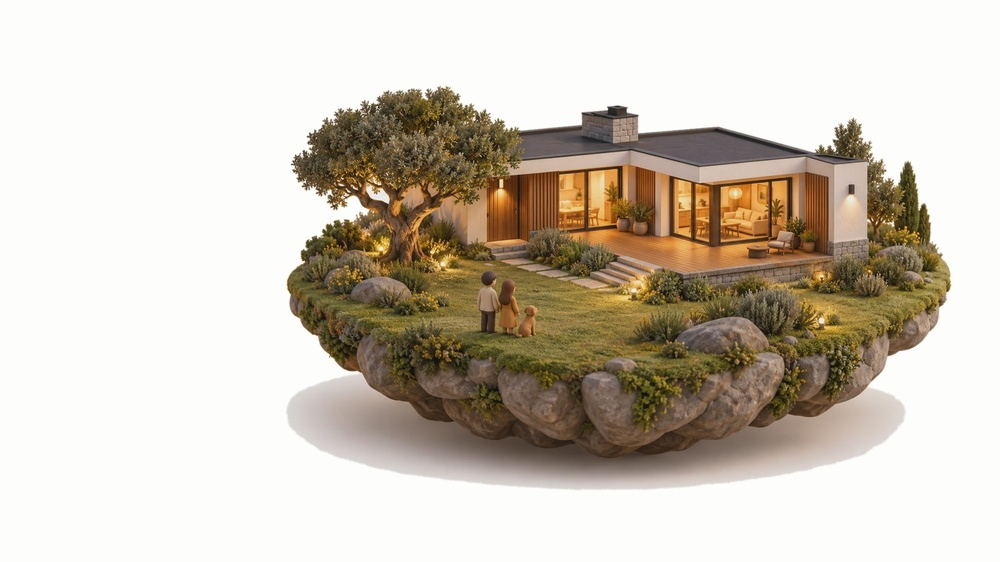
#> input picture forma/world/sources/home.jpg, 1000 x 562 px, shrunk from 1920 x 1080 before the run
$ python knockout.py sources/home.jpg sources/inside.jpg
#> lines starting #> are read from the running program, lines starting #| are printed output that depends on the picture
#!/usr/bin/env python3
"""Background knockout for the 3D island images (adapted from the scroll-world skill's
references/knockout.py).

The generated images have a light-grey background with a thin near-white rim at the very
edge, so the skill's version (which samples the corner pixels) would match the rim, not
the background. This copy trims the rim first, samples the background a little inside
each corner, then flood-fills from the borders — so colours inside the island that
happen to match the background are kept.

Usage: python3 world/knockout.py in.png out.png    (TOL env var, default 34)
"""
import os
import sys
from collections import deque
from PIL import Image, ImageFilter

TOL = float(os.environ.get("TOL", "34"))  # RGB distance counted as background
RIM = 8  # px trimmed from each edge (the near-white rim)


def knock(inp, outp):
#> called with inp = 'sources/home.jpg', outp = 'sources/inside.jpg'
    im = Image.open(inp).convert("RGB")
#> im is the input picture: PIL image 1000x562 RGB; mean R, G, B 206, 197.3, 184.3
    w, h = im.size
#> w = 1000; h = 562
    im = im.crop((RIM, RIM, w - RIM, h - RIM))
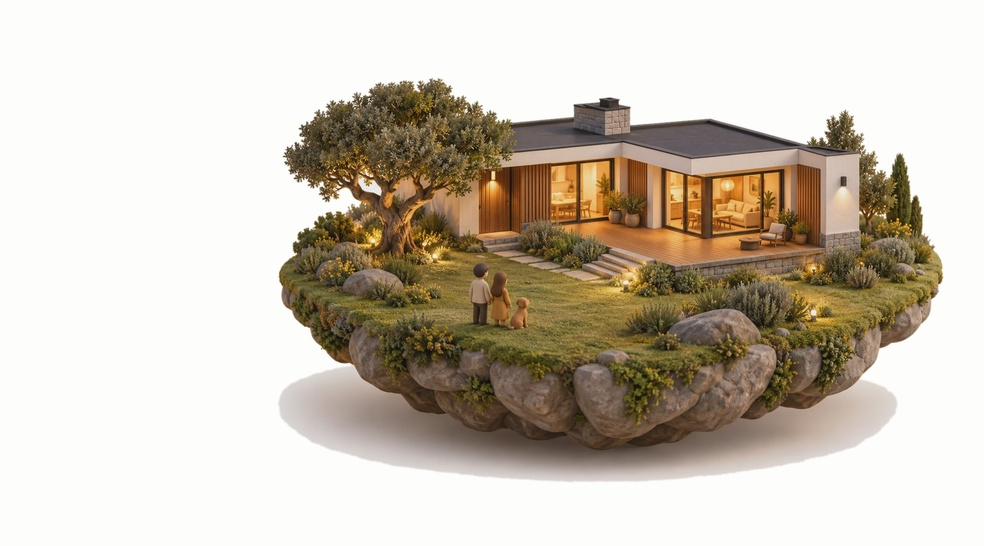
#> im: PIL image 984x546 RGB; mean R, G, B 203.8, 194.7, 181.2
    w, h = im.size
#> w = 984; h = 546
    px = im.load()

    pts = [(16, 16), (w - 17, 16), (16, h - 17), (w - 17, h - 17)]
    cr, cg, cb = (sum(px[x, y][c] for x, y in pts) // 4 for c in range(3))
#> cr = 253; cg = 253; cb = 251
    tol2 = TOL * TOL

    def is_bg(x, y):
        r, g, b = px[x, y]
        return (r - cr) ** 2 + (g - cg) ** 2 + (b - cb) ** 2 <= tol2

    bg = bytearray(w * h)
    seen = bytearray(w * h)
    dq = deque()
    edge = [(x, y) for x in range(w) for y in (0, h - 1)] + [(x, y) for y in range(h) for x in (0, w - 1)]
    for x, y in edge:
        i = y * w + x
        if not seen[i]:
            seen[i] = 1
            if is_bg(x, y):
                bg[i] = 1
                dq.append((x, y))
    while dq:
        x, y = dq.popleft()
        for nx, ny in ((x + 1, y), (x - 1, y), (x, y + 1), (x, y - 1)):
            if 0 <= nx < w and 0 <= ny < h:
                i = ny * w + nx
                if not seen[i]:
                    seen[i] = 1
                    if is_bg(nx, ny):
                        bg[i] = 1
                        dq.append((nx, ny))
#> this loop made 323132 passes
#> (x, y) on passes 4 to 6: (1, 545), (2, 0), (2, 545)

    alpha = Image.new("L", (w, h), 255)
#> alpha: PIL image 984x546 L; every value is 255
    ap = alpha.load()
    for y in range(h):
        base = y * w
        for x in range(w):
            if bg[base + x]:
                ap[x, y] = 0
    alpha = alpha.filter(ImageFilter.GaussianBlur(1.4))  # soften the cut edge
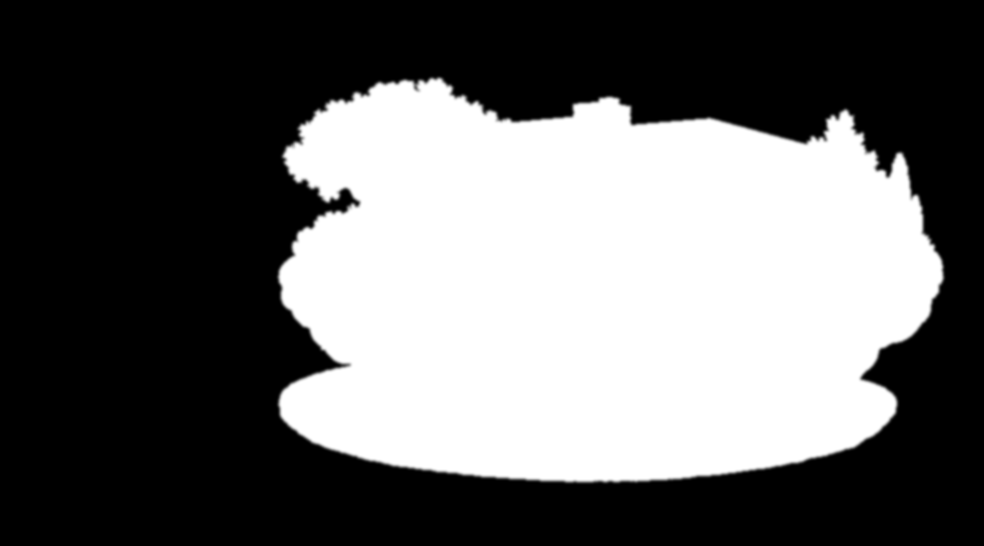
#> alpha: PIL image 984x546 L; min 0, max 255, mean 101.6
    out = im.convert("RGBA")
    out.putalpha(alpha)
    out.save(outp)
    print(f"knocked {inp} (bg rgb {cr},{cg},{cb})")
#| knocked sources/home.jpg (bg rgb 253,253,251)


if __name__ == "__main__":
    knock(sys.argv[1], sys.argv[2])

$ run again, on forma/world/sources/site.jpg
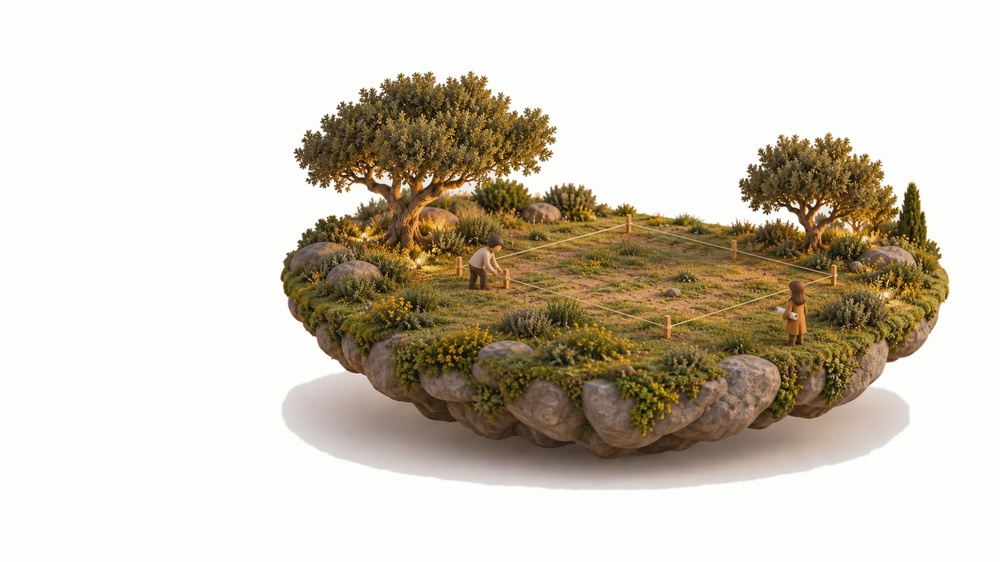
#> input picture forma/world/sources/site.jpg, 1000 x 562 px, shrunk from 1920 x 1080 before the run
#> in knock, im is the input picture: PIL image 1000x562 RGB; mean R, G, B 208.7, 200.4, 186.1
#> in knock, `im = im.crop((RIM, RIM, w - RIM, h - RIM))`:
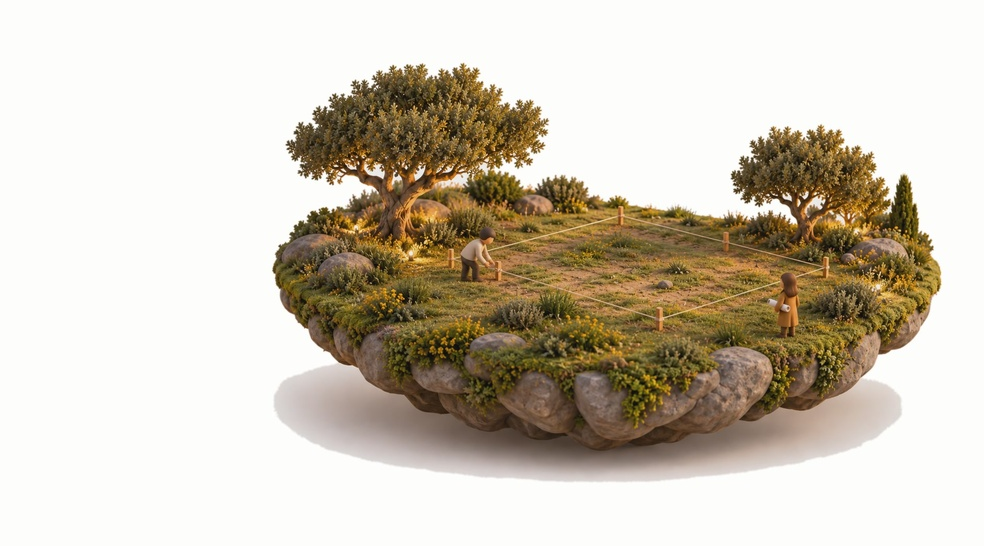
#> im: PIL image 984x546 RGB; mean R, G, B 206.6, 197.9, 183.1
#> cr = 253; cb = 251
#> the loop in knock, `while dq:` made 337248 passes
#> (x, y) on passes 4 to 6: (1, 545), (2, 0), (2, 545)
#> in knock, `alpha = alpha.filter(ImageFilter.GaussianBlur(1.4))`:
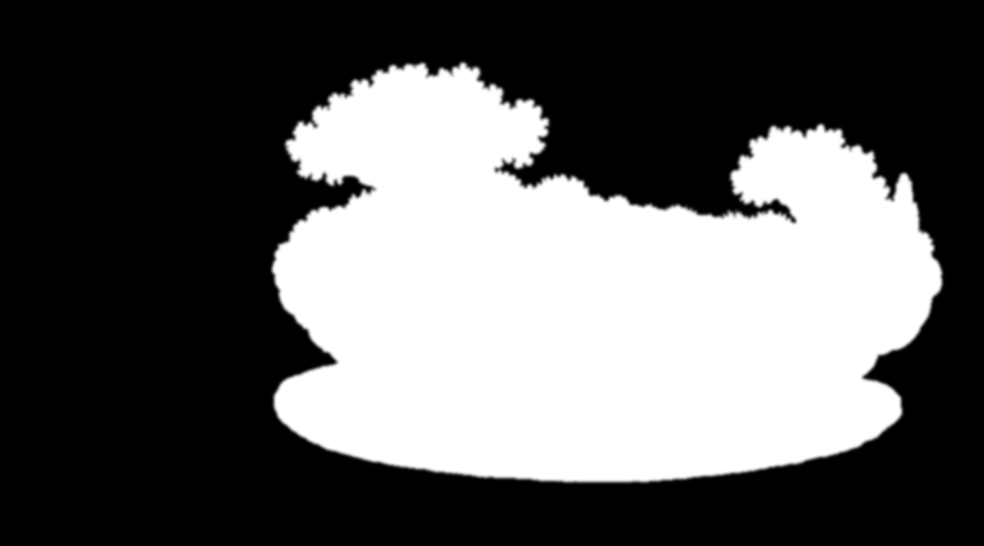
#> alpha: PIL image 984x546 L; min 0, max 255, mean 94.9
#| knocked sources/site.jpg (bg rgb 253,253,251)

$ run again, on forma/world/sources/sketch.jpg
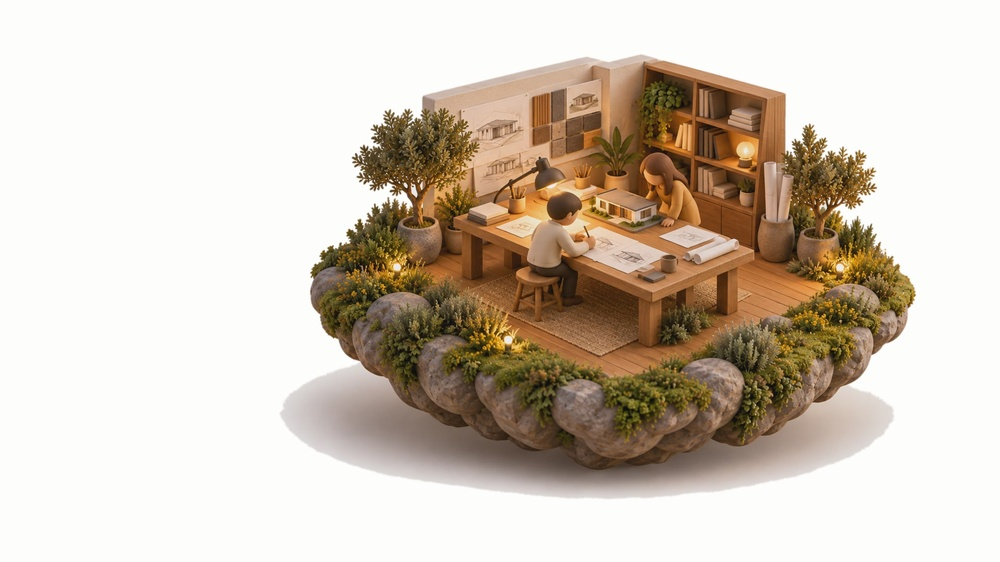
#> input picture forma/world/sources/sketch.jpg, 1000 x 562 px, shrunk from 1920 x 1080 before the run
#> in knock, im is the input picture: PIL image 1000x562 RGB; mean R, G, B 209.8, 198.2, 184.7
#> in knock, `im = im.crop((RIM, RIM, w - RIM, h - RIM))`:
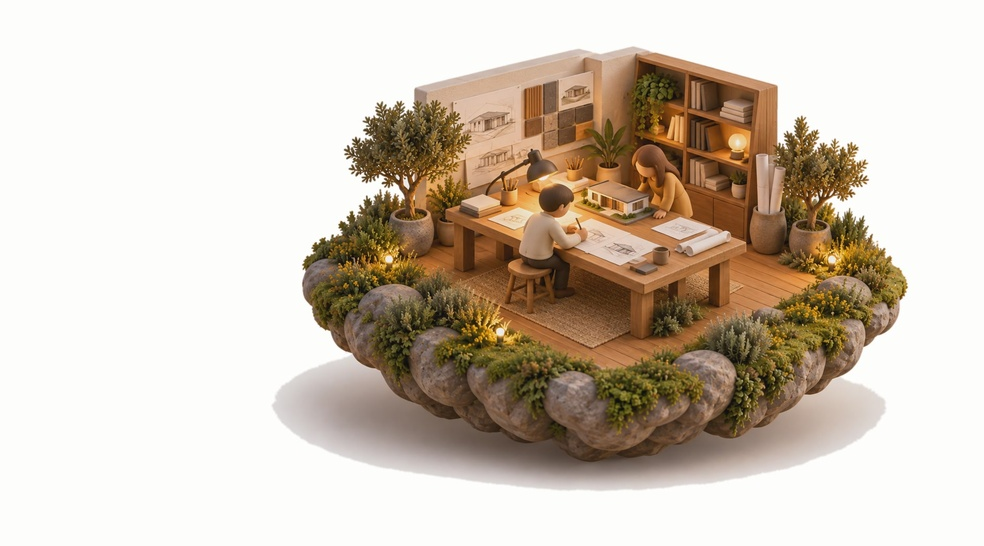
#> im: PIL image 984x546 RGB; mean R, G, B 207.8, 195.6, 181.6
#> cr = 253; cb = 251
#> the loop in knock, `while dq:` made 322874 passes
#> (x, y) on passes 4 to 6: (1, 545), (2, 0), (2, 545)
#> in knock, `alpha = alpha.filter(ImageFilter.GaussianBlur(1.4))`:
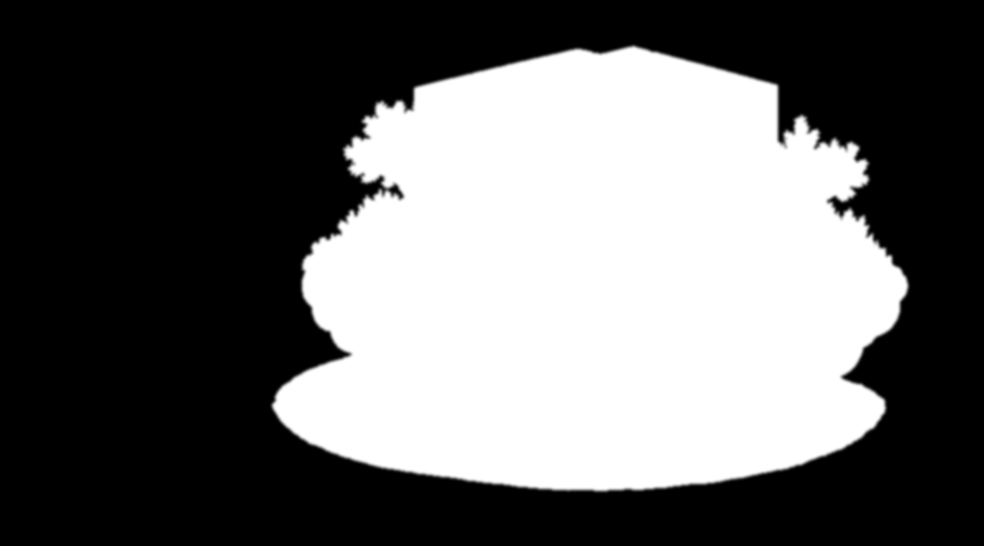
#> alpha: PIL image 984x546 L; min 0, max 255, mean 101.8
#| knocked sources/sketch.jpg (bg rgb 253,253,251)
